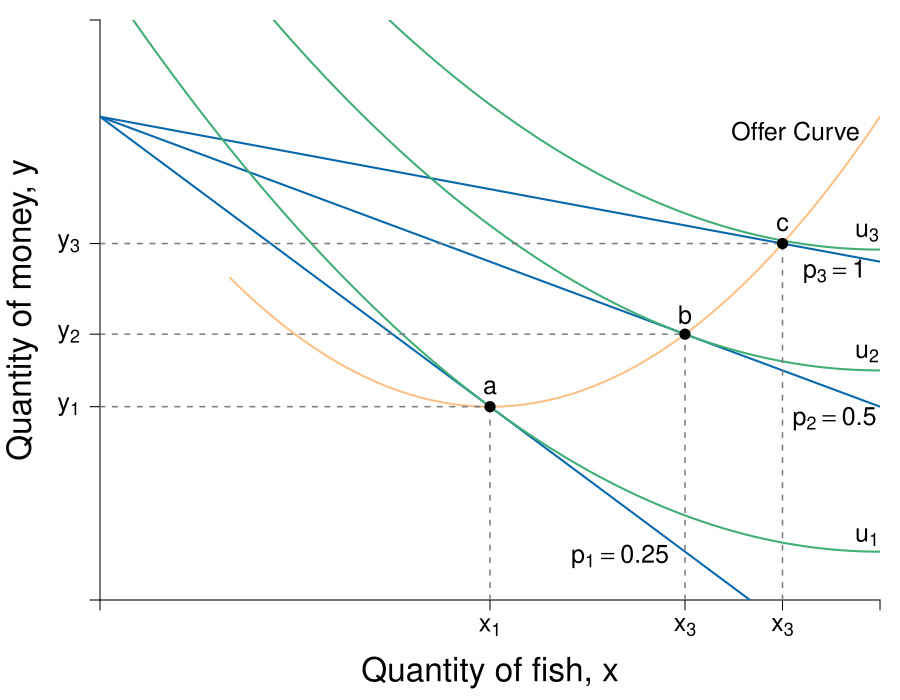

Source code (R):
require(shape)
pdf(file = "constrained_optimization/offer_curve_qql.pdf", width = 9, height = 7)

#Set parameters for graphics
axislabelsize <- 1.5
graphlinewidth <- 2
segmentlinewidth <- 1.5

COL <- c("#7fc97f", "#beaed4", "#fdc086", "#ffff99", "#386cb0", "#f0027f", "#bf5b17", "#666666")
COLA <- c("#99d8c9","#66c2a4","#41ae76", "#238b45", "#005824")
COLB <- c("#4eb3d3", "#2b8cbe", "#0868ac","#084081")

#Edited the margins to cater for the larger LHS labels
par(mar =  c(6, 5, 4, 4))

mrsA <- function(x, rmax = 10, xmax = 20) {
  rmax - (rmax/xmax)*x
}


uA <- function(x, y, rmax = 2, xmax = 12) {
  y + rmax*x - (1/2)*(rmax/xmax)*x^2
}

indiffA1 <- function(x, uA = 10, rmax = 2.5, xmax = 10) {
  uA - rmax*x + (1/2)*(rmax/xmax)*(x^2)
}

offerCurve <- function(x, w, rmax = 2, xmax = 12) {
  w - rmax*x + (rmax/xmax)*x^2
}

bcA <- function(x, w = 20, p = 2) {
  w - p*x
}


xlims <- c(0, 12)
ylims <- c(0, 12)

npts <- 501 
x <- seq(xlims[1], xlims[2], length.out = npts)
y <- seq(ylims[1], ylims[2], length.out = npts) 
a <- c(13, 16.75, 19.25)

 

plot(0, 0, xlim = xlims, ylim = ylims, type = "n",
     xlab = expression(paste("")),
     ylab = expression(paste("")), 
     xaxt = "n", 
     yaxt = "n", 
     cex.lab = axislabelsize, 
     bty = "n",
     xaxs="i", 
     yaxs="i")

# ticksy <- seq(from = 0, to = ylims[2], by = 2)
# ylabels <- seq(from = 0, to = ylims[2], by = 2)
# ticksx <- seq(from = 0, to = xlims[2], by = 2)
# xlabels <- seq(from = 0, to = xlims[2], by = 2)
ticksy <- c(0, 4, 5.5, 7.375 , ylims[2])
ylabels <- c(NA, expression(paste(y[1])), expression(paste(y[2])), expression(paste(y[3])), NA)
ticksx <- c(0, 6, 9, 10.5,  xlims[2])
xlabels <- c(NA, expression(paste(x[1])), expression(paste(x[3])), expression(paste(x[3])), NA)


axis(1, at = ticksx, pos = 0, labels = xlabels)
axis(2, at = ticksy, pos = 0, labels = ylabels, las = 1)

npts <- 500 
xx1 <- seq(xlims[1], xlims[2], length.out = npts)

#lines(xx1, bcA(xx1, w = 10, p = 1.5), col = COLB[3], lwd = graphlinewidth)
lines(xx1, bcA(xx1, w = 10, p = 1), col = COLB[3], lwd = graphlinewidth)
lines(xx1, bcA(xx1, w = 10, p = 0.5), col = COLB[3], lwd = graphlinewidth)
lines(xx1, bcA(xx1, w = 10, p = 0.25), col = COLB[3], lwd = graphlinewidth)


#Label the axes
mtext(expression(paste("Quantity of fish, ", x)), side=1, line = 2.5, cex = axislabelsize)
text(-1.2, 0.5*ylims[2], expression(paste("Quanity of money, ", y)), xpd = TRUE, cex = axislabelsize, srt = 90) 

#Label the indifference curves
text(11.8, 1.3, expression(u[1]))
text(11.8, 5.1, expression(u[2]))
text(11.8, 7.6, expression(u[3]))

#Label the price lines
text(8, 0.9, expression(paste(pl[1], ", ", p[x] == 0.25)))
text(11.3, 3.75, expression(paste(pl[2], ", ", p[x] == 0.5)))
text(11.3, 6.8, expression(paste(pl[3], ", ", p[x] == 1)))

#Label the offer curve
text(11, 9.7, expression("Offer Curve"))

#Add the contour plot for the indifference curves
contour(x, y, 
        outer(x, y, uA),
        drawlabels = FALSE,
        col = COLA[3],
        lwd = graphlinewidth,
        levels = a, 
        xaxs="i", 
        yaxs="i", 
        add = TRUE)

#Add the offer curve (superimposed on the indifference curves tangent to the price lines)
xx2 <- seq(2, xlims[2], length.out = npts)
lines(xx2, offerCurve(xx2, w = 10, rmax = 2, xmax = 12), col = COL[3], lwd = graphlinewidth)

#Segments for points on Offer curve
segments(0, 4, 6, 4, lty = 2, col = "gray" , lwd = segmentlinewidth)
segments(6, 0, 6, 4, lty = 2, col = "gray" , lwd = segmentlinewidth)
segments(0, 5.5, 9, 5.5, lty = 2, col = "gray" , lwd = segmentlinewidth)
segments(9, 0, 9, 5.5, lty = 2, col = "gray" , lwd = segmentlinewidth)
segments(0, 7.375, 10.5, 7.375, lty = 2, col = "gray" , lwd = segmentlinewidth)
segments(10.5, 0, 10.5, 7.375, lty = 2, col = "gray" , lwd = segmentlinewidth)

#Annotate points on offer curve mrs = p for each of p = 1, 0.5, 0.25
#Where mrs = 2 - (1/6)*x
points(6, 4, pch = 16, col = "black", cex = 1.5)
points(9, 5.5, pch = 16, col = "black", cex = 1.5)
points(10.5, 7.375, pch = 16, col = "black", cex = 1.5)

text(6, 4.4, expression(paste(a)))
text(9, 5.9, expression(paste(b)))
text(10.5, 7.775, expression(paste(c)))

dev.off()
